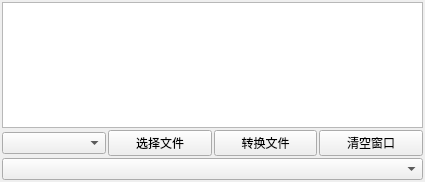
<?xml version="1.0" encoding="UTF-8"?>
<ui version="4.0">
 <class>FileConvertForm</class>
 <widget class="QWidget" name="FileConvertForm">
  <property name="geometry">
   <rect>
    <x>0</x>
    <y>0</y>
    <width>425</width>
    <height>182</height>
   </rect>
  </property>
  <property name="windowTitle">
   <string>Form</string>
  </property>
  <layout class="QVBoxLayout" name="verticalLayout">
   <property name="leftMargin">
    <number>2</number>
   </property>
   <property name="topMargin">
    <number>2</number>
   </property>
   <property name="rightMargin">
    <number>2</number>
   </property>
   <property name="bottomMargin">
    <number>2</number>
   </property>
   <item>
    <widget class="QWidget" name="widget" native="true">
     <layout class="QVBoxLayout" name="verticalLayout_2">
      <property name="spacing">
       <number>2</number>
      </property>
      <property name="leftMargin">
       <number>0</number>
      </property>
      <property name="topMargin">
       <number>0</number>
      </property>
      <property name="rightMargin">
       <number>0</number>
      </property>
      <property name="bottomMargin">
       <number>0</number>
      </property>
      <item>
       <widget class="QPlainTextEdit" name="plainTextEdit"/>
      </item>
      <item>
       <layout class="QHBoxLayout" name="horizontalLayout">
        <item>
         <widget class="QComboBox" name="comboBox_ProtocolSelect"/>
        </item>
        <item>
         <widget class="QPushButton" name="pushButton_FileSelect">
          <property name="text">
           <string>选择文件</string>
          </property>
         </widget>
        </item>
        <item>
         <widget class="QPushButton" name="pushButton_FileConvert">
          <property name="text">
           <string>转换文件</string>
          </property>
         </widget>
        </item>
        <item>
         <widget class="QPushButton" name="pushButton_Clear">
          <property name="text">
           <string>清空窗口</string>
          </property>
         </widget>
        </item>
       </layout>
      </item>
      <item>
       <widget class="CustomComboBox" name="comboBox_HistoryFile"/>
      </item>
     </layout>
    </widget>
   </item>
  </layout>
 </widget>
 <customwidgets>
  <customwidget>
   <class>CustomComboBox</class>
   <extends>QComboBox</extends>
   <header>customcombobox.h</header>
  </customwidget>
 </customwidgets>
 <resources/>
 <connections/>
</ui>
